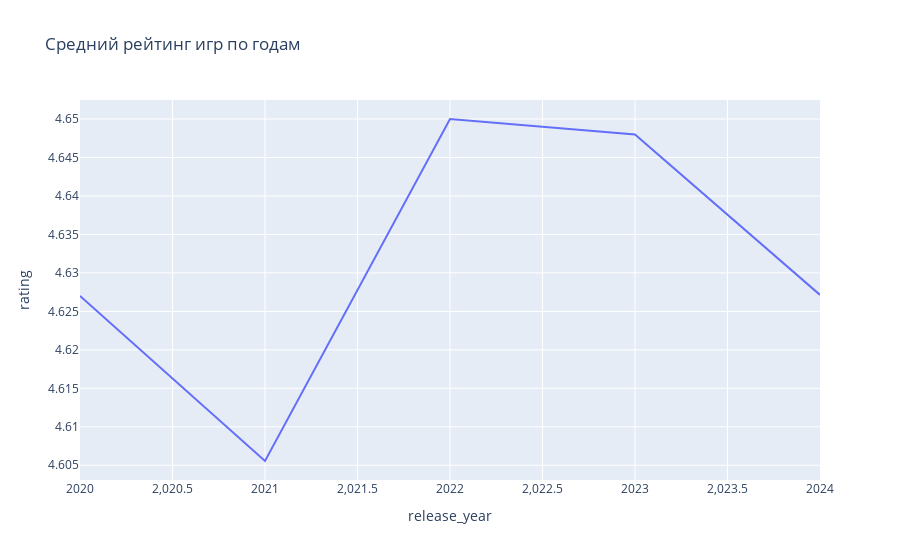

Write notebook code for a chart like this one.
### Code cell
fig = px.line(df_analysis.groupby('release_year', as_index=False)['rating'].mean(),
              x='release_year', y='rating',
              title='Средний рейтинг игр по годам')
fig.show()

### Figure 1 — Plotly figure (JSON) as saved in the notebook; plotly's stock layout.template omitted (floating-point values rounded to 4 significant figures)
{"data": [{"hovertemplate": "release_year=%{x}<br>rating=%{y}<extra></extra>", "legendgroup": "", "line": {"color": "#636efa", "dash": "solid"}, "marker": {"symbol": "circle"}, "mode": "lines", "name": "", "orientation": "v", "showlegend": false, "type": "scatter", "x": [2020, 2021, 2022, 2023, 2024], "xaxis": "x", "y": [4.627, 4.606, 4.65, 4.648, 4.627], "yaxis": "y"}], "layout": {"legend": {"tracegroupgap": 0}, "title": {"text": "Средний рейтинг игр по годам"}, "xaxis": {"anchor": "y", "domain": [0, 1], "title": {"text": "release_year"}}, "yaxis": {"anchor": "x", "domain": [0, 1], "title": {"text": "rating"}}}}
